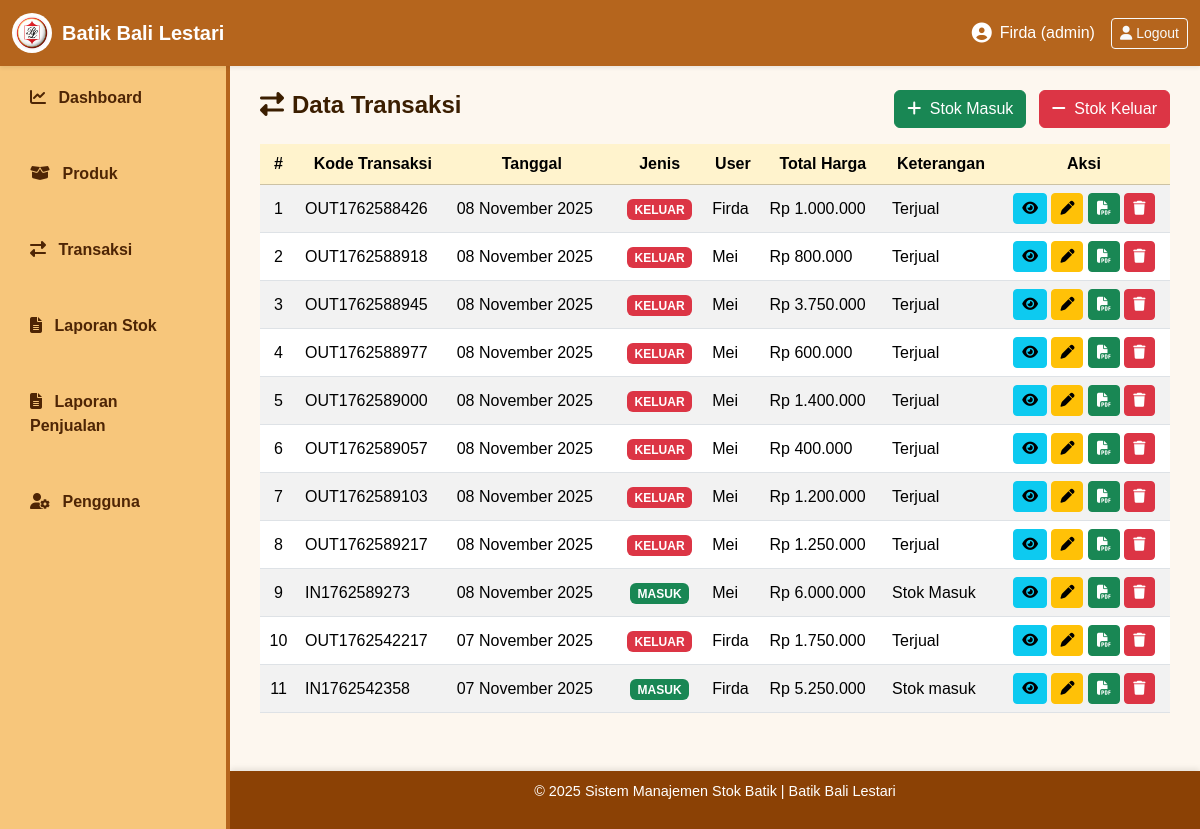
/views/transaksi/data_transaksi.php (signed in), run on the app's committed database.
### tables this page shows
CREATE TABLE `transaksi` (
  `id_transaksi` int(11) NOT NULL,
  `kode_transaksi` varchar(50) NOT NULL,
  `tanggal_transaksi` date NOT NULL,
  `jenis_transaksi` enum('masuk','keluar') NOT NULL,
  `id_user` int(11) DEFAULT NULL,
  `keterangan` text DEFAULT NULL,
  `total_harga` decimal(12,2) DEFAULT 0.00
);

CREATE TABLE `users` (
  `id_user` int(11) NOT NULL,
  `nama_lengkap` varchar(100) NOT NULL,
  `username` varchar(50) NOT NULL,
  `password` varchar(255) NOT NULL,
  `role` enum('admin','staf_gudang','kasir','owner') DEFAULT 'admin',
  `email` varchar(100) DEFAULT NULL,
  `tanggal_dibuat` datetime DEFAULT current_timestamp(),
  `status_aktif` enum('aktif','nonaktif') DEFAULT 'aktif'
);

### config/helper.php (called while the page is built, shortened)
<?php
function tgl_indo($tanggal) {
    $bulan = [
        1 => 'Januari', 'Februari', 'Maret', 'April', 'Mei', 'Juni',
        'Juli', 'Agustus', 'September', 'Oktober', 'November', 'Desember'
    ];
    $split = explode('-', $tanggal);
    return $split[2] . ' ' . $bulan[(int)$split[1]] . ' ' . $split[0];
}
function rupiah($angka) {
    return "Rp " . number_format($angka, 0, ',', '.');
}
?>

### views/transaksi/data_transaksi.php (the view, shortened to what this page needs)
<?php
include '../../config/koneksi.php';
include '../../config/helper.php';
include '../includes/header.php';
$q = mysqli_query($conn, "
  SELECT t.*, u.nama_lengkap
  FROM transaksi t
  LEFT JOIN users u ON t.id_user = u.id_user
  ORDER BY t.tanggal_transaksi DESC
");
?>
<div class="d-flex justify-content-between align-items-center mb-3">
  <h4><i class="fa-solid fa-exchange-alt me-2"></i>Data Transaksi</h4>
  <div>
    <a href="stok_masuk.php" class="btn btn-success me-2">
      <i class="fa-solid fa-plus me-1"></i> Stok Masuk
    </a>
    <a href="stok_keluar.php" class="btn btn-danger">
      <i class="fa-solid fa-minus me-1"></i> Stok Keluar
    </a>
  </div>
</div>
<div class="table-responsive">
  <table class="table table-hover table-striped align-middle">
    <thead class="table-warning text-center">
      <tr>
        <th>#</th>
        <th>Kode Transaksi</th>
        <th>Tanggal</th>
        <th>Jenis</th>
        <th>User</th>
        <th>Total Harga</th>
        <th>Keterangan</th>
        <th>Aksi</th>
      </tr>
    </thead>
    <tbody>
      <?php
      $no = 1;
      while ($r = mysqli_fetch_assoc($q)):
      ?>
      <tr>
        <td class="text-center"><?= $no++; ?></td>
        <td><?= htmlspecialchars($r['kode_transaksi']); ?></td>
        <td><?= tgl_indo($r['tanggal_transaksi']); ?></td>
        <td class="text-center">
          <span class="badge <?= $r['jenis_transaksi'] == 'masuk' ? 'bg-success' : 'bg-danger'; ?>">
            <?= strtoupper($r['jenis_transaksi']); ?>
          </span>
        </td>
        <td><?= htmlspecialchars($r['nama_lengkap'] ?? '-'); ?></td>
        <td><?= rupiah($r['total_harga']); ?></td>
        <td><?= htmlspecialchars($r['keterangan'] ?? '-'); ?></td>
        <td class="text-center">
          <a href="detail_transaksi.php?id=<?= $r['id_transaksi']; ?>"
             class="btn btn-sm btn-info" title="Lihat Detail">
            <i class="fa-solid fa-eye"></i>
          </a>
          <a href="edit_transaksi.php?id=<?= $r['id_transaksi']; ?>"
             class="btn btn-sm btn-warning" title="Edit Transaksi">
            <i class="fa-solid fa-pen"></i>
          </a>
          <a href="cetak_transaksi.php?id=<?= $r['id_transaksi']; ?>"
             target="_blank" class="btn btn-sm btn-success" title="Cetak Nota PDF">
            <i class="fa-solid fa-file-pdf"></i>
          </a>
          <a href="hapus_transaksi.php?id=<?= $r['id_transaksi']; ?>"
             class="btn btn-sm btn-danger"
             title="Hapus Transaksi"
             onclick="return confirm('Yakin ingin menghapus transaksi ini? Data detail juga akan terhapus!');">
            <i class="fa-solid fa-trash"></i>
          </a>
        </td>
      </tr>
      <?php endwhile; ?>
    </tbody>
  </table>
</div>
<?php include '../includes/footer.php'; ?>

### assets/css/style.css (style rules this page uses)
body { font-family: "Poppins", sans-serif; background-color: #fdf7ef; margin: 0; padding: 0; overflow-x: hidden; }
h1, h2, h3, h4, h5 { color: #3b1e00; font-weight: 600; }
a { text-decoration: none; }

### data on the page
transaksi: kode_transaksi "OUT1762588426", tanggal_transaksi "08 November 2025", jenis_transaksi "KELUAR", id_user.nama_lengkap "Firda", total_harga "Rp 1.000.000", keterangan "Terjual"
transaksi: kode_transaksi "OUT1762588918", tanggal_transaksi "08 November 2025", jenis_transaksi "KELUAR", id_user.nama_lengkap "Mei", total_harga "Rp 800.000", keterangan "Terjual"
transaksi: kode_transaksi "OUT1762588945", tanggal_transaksi "08 November 2025", jenis_transaksi "KELUAR", id_user.nama_lengkap "Mei", total_harga "Rp 3.750.000", keterangan "Terjual"
transaksi: kode_transaksi "OUT1762588977", tanggal_transaksi "08 November 2025", jenis_transaksi "KELUAR", id_user.nama_lengkap "Mei", total_harga "Rp 600.000", keterangan "Terjual"
transaksi: kode_transaksi "OUT1762589000", tanggal_transaksi "08 November 2025", jenis_transaksi "KELUAR", id_user.nama_lengkap "Mei", total_harga "Rp 1.400.000", keterangan "Terjual"
transaksi: kode_transaksi "OUT1762589057", tanggal_transaksi "08 November 2025", jenis_transaksi "KELUAR", id_user.nama_lengkap "Mei", total_harga "Rp 400.000", keterangan "Terjual"
transaksi: kode_transaksi "OUT1762589103", tanggal_transaksi "08 November 2025", jenis_transaksi "KELUAR", id_user.nama_lengkap "Mei", total_harga "Rp 1.200.000", keterangan "Terjual"
transaksi: kode_transaksi "OUT1762589217", tanggal_transaksi "08 November 2025", jenis_transaksi "KELUAR", id_user.nama_lengkap "Mei", total_harga "Rp 1.250.000", keterangan "Terjual"
transaksi: kode_transaksi "IN1762589273", tanggal_transaksi "08 November 2025", jenis_transaksi "MASUK", id_user.nama_lengkap "Mei", total_harga "Rp 6.000.000", keterangan "Stok Masuk"
transaksi: kode_transaksi "OUT1762542217", tanggal_transaksi "07 November 2025", jenis_transaksi "KELUAR", id_user.nama_lengkap "Firda", total_harga "Rp 1.750.000", keterangan "Terjual"
transaksi: kode_transaksi "IN1762542358", tanggal_transaksi "07 November 2025", jenis_transaksi "MASUK", id_user.nama_lengkap "Firda", total_harga "Rp 5.250.000", keterangan "Stok masuk"

### other printed values
$_SESSION['nama_lengkap'] "Firda"
$_SESSION['role'] "admin"
